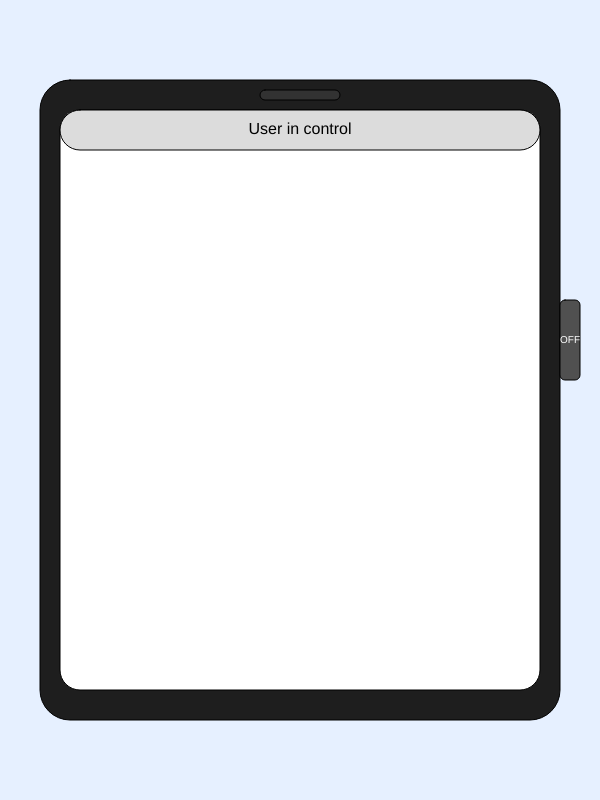
Frame 1 (no input)
Frame 60 (no input): identical to frame 1, image omitted
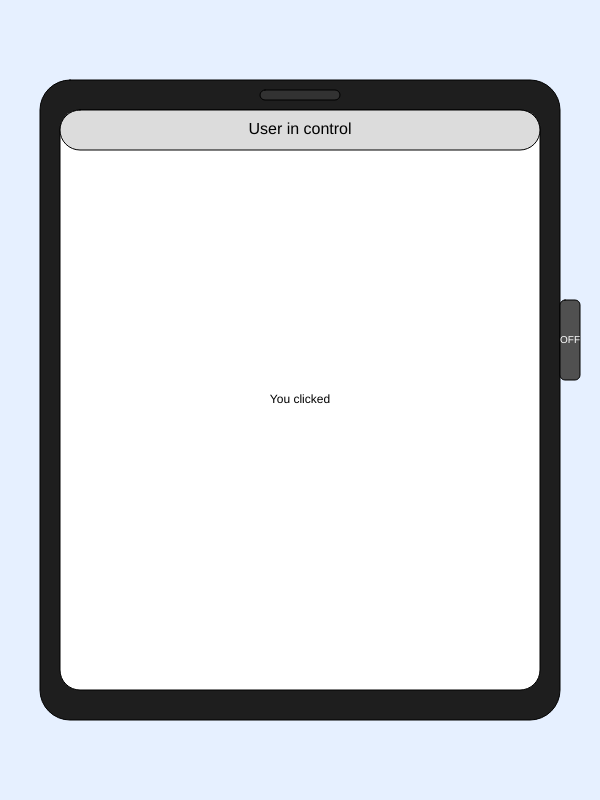
Frame 120 (the mouse pressed at the canvas centre since frame 60)

The p5.js sketch that drew these frames (run headless with seeded random() and noise() and a simulated clock; from frame 60 on, the mouse is pressed at the canvas centre):

// p5.js sketch
// ── sketch.js
let messages = [];
let finalLines = [
  "When did you drink water last time?",
  "When did you go outside last time?",
  "When did you hug someone last time?",
];
let clickCount = 0;
let offCount = 0;
let stage = 1;
let powerOff = false;

let btnX = 560;
let btnY = 300;
let btnW = 20;
let btnH = 80;
let lastX = 0;
let lastY = 0;
let visibleLines = 0;
let counter = 0;
let autoCounter = 0;
let suggestedCounter = 0;

function setup() {
  createCanvas(600, 800);
  lastX = mouseX;
  lastY = mouseY;
}

function draw() {
  if (powerOff) {
    if (offCount === 1) {
      drawGradientBackground();

      fill(255);
      textAlign(CENTER, CENTER);
      textSize(32);
      text("Take a break", width / 2, height / 2);
      return;
    }

    if (offCount === 2) {
      drawGradientBackground();

      fill(255);
      textAlign(CENTER, CENTER);
      textSize(26);
      text("The world is bigger than this screen", width / 2, height / 2 - 20);

      textSize(18);
      text("Go outside. Look up. Breathe.", width / 2, height / 2 + 30);
      return;
    }
    if (offCount >= 3) {
      for (let y = 0; y < height; y++) {
        let c = map(y, 0, height, 100, 255);
        stroke(c, 200, 255);
        line(0, y, width, y);
      }

      noStroke();
      fill(255);
      textAlign(CENTER, CENTER);
      textSize(28);
      text("There's more beyond the screen", width / 2, height / 2);

      return;
    }
  }
  if (powerOff) {
    background(0);

    fill(150);
    textAlign(CENTER, CENTER);
    textSize(16);
    text("Still there?", width / 2, height / 2);
  } else {
    stage = 1;
    if (clickCount > 10) stage = 2;
    if (clickCount > 16) stage = 3;
    if (clickCount > 21) stage = 4;

    if (stage !== 4) {
      visibleLines = 0;
    }
    if (stage === 4) {
      background(0);

      for (let i = 0; i < 150; i++) {
        fill(random(255));
        rect(random(width), random(height), 5, 5);
      }
      fill(255);
      textAlign(CENTER, CENTER);

      textSize(30);
      text("System Taking Over", width / 2, height / 2 - 80);

      textSize(14);

      counter++;

      if (counter > 60) {
        counter = 0;

        if (visibleLines < finalLines.length) {
          visibleLines++;
        }
      }

      for (let i = 0; i < visibleLines; i++) {
        text(finalLines[i], width / 2, height / 2 - 20 + i * 30);
      }
    } else {
      background(230, 240, 255);

      fill(255, 255, 255, 40);
      ellipse(width / 2, height / 2, 400);

      drawInterface();
      drawButton();
      if (stage >= 2) {
        suggestedCounter++;

        if (suggestedCounter > 100) {
          addMessage(random(70, 530), random(130, 670), "Suggested");
          suggestedCounter = 0;
        }
      }

      if (stage === 3) {
        autoCounter++;

        if (autoCounter > 30) {
          addMessage(random(70, 530), random(130, 670), "Auto message");
          autoCounter = 0;
        }
      }

      displayMessages();

      if (stage >= 2) {
        fill(255, 0, 0, 20);
        rect(0, 0, width, height);
      }
    }
  }
}

function mousePressed() {
  if (overButton()) {
    powerOff = !powerOff;

    if (powerOff === true) {
      offCount++;
    }
  } else {
    if (powerOff === true) {
      let newMessages = [];

      let start = messages.length - 5;
      if (start < 0) start = 0;

      for (let i = start; i < messages.length; i++) {
        newMessages.push(messages[i]);
      }

      messages = newMessages;

      clickCount = 0;
      powerOff = false;

      lastX = mouseX;
      lastY = mouseY;

      return;
    }

    powerOff = false;

    clickCount++;

    if (stage === 1) {
      addMessage(mouseX, mouseY, "You clicked");
    } else if (stage === 2) {
      addMessage(mouseX, mouseY, randomText());
      addMessage(random(70, 530), random(130, 670), "More");
    } else {
      for (let i = 0; i < 3; i++) {
        addMessage(random(70, 530), random(130, 670), "Stop");
      }
      clickCount++;
    }
  }
}

function mouseWheel() {
  if (!powerOff) {
    addMessage(random(70, 530), random(130, 670), "Keep scrolling");
  }
}

function mouseMoved() {
  let d = dist(mouseX, mouseY, lastX, lastY);

  if (powerOff) return;

  if (stage < 2) return;

  if (d <= 50) return;

  addMessage(mouseX, mouseY, "We see you");

  lastX = mouseX;
  lastY = mouseY;
}
function overButton() {
  if (mouseX > btnX) {
    if (mouseX < btnX + btnW) {
      if (mouseY > btnY) {
        if (mouseY < btnY + btnH) {
          return true;
        }
      }
    }
  }
  return false;
}

function drawInterface() {
  fill(30);
  rect(40, 80, 520, 640, 30);

  fill(255);
  rect(60, 110, 480, 580, 20);

  fill(220);
  rect(60, 110, 480, 40, 20);

  fill(50);
  rect(width / 2 - 40, 90, 80, 10, 5);

  textAlign(CENTER, CENTER);
  if (stage === 1) {
    fill(0);
    textSize(16);
    text("User in control", width / 2, 130);
  }

  if (stage === 2) {
    fill(200, 0, 0);
    textSize(20);
    text("System responding...", width / 2, 130);
  }

  if (stage === 3) {
    fill(255, 0, 0);
    textSize(26);
    text("System interfering...", width / 2, 130);
  }
}

function drawButton() {
  fill(80);
  rect(btnX, btnY, btnW, btnH, 5);

  fill(255);
  textSize(10);
  textAlign(CENTER, CENTER);
  text("OFF", btnX + btnW / 2, btnY + btnH / 2);
}

function addMessage(x, y, txt) {
  let s = 12;
  let c = color(0);

  if (stage >= 2) {
    s = random(14, 22);
    c = color(0);
  }

  if (txt === "We see you") {
    s = random(28, 50);
    c = color(random(255), 0, 0);
  }

  if (stage === 3) {
    s = random(18, 35);
    c = color(random(255), random(100), random(100));
  }

  let screenX = constrain(x, 70, 530);
  let screenY = constrain(y, 130, 670);

  messages.push({
    x: screenX,
    y: screenY,
    text: txt,
    size: s,
    col: c,
  });
}

function displayMessages() {
  for (let m of messages) {
    fill(m.col);
    textSize(m.size);
    text(m.text, m.x, m.y);
  }
}

function randomText() {
  let t = ["Recommended", "New", "Trending", "Stay", "Watch"];
  return random(t);
}
function drawGradientBackground() {
  for (let y = 0; y < height; y++) {
    let r = map(y, 0, height, random(100, 200), random(200, 255));
    let g = map(y, 0, height, random(100, 200), random(200, 255));
    let b = map(y, 0, height, random(150, 255), random(200, 255));
    stroke(r, g, b);
    line(0, y, width, y);
  }
  noStroke();
}

// ── style.css
body {
    background-color: white;
    color: DimGray;
    font-family: 'Courier New', Courier, monospace;
    font-size: 1em;
    line-height: 1.5em;
}

/* title */
#title-wrapper {
    text-align: center;
}

.headline {
    font-size: 3em;
    font-family: Georgia, 'Times New Roman', Times, serif;
    font-weight: 600;
    margin-top: 80px;
    margin-bottom: 60px;
}

/* main content */
#main-wrapper {
    width: 800px;
    position: relative;
    margin: auto;
}

.black {
    color: black;
}

.red {
    color: DeepPink;
}

.green {
    color: LightSeaGreen;
}

.yellow {
    color: GoldenRod;
}

.two-columns {
    display: flex;
}

.left {
    width: 50%;
    padding: 0px 10px 0px 0px;
}

.right {
    width: 50%;
    padding: 0px 0px 0px 10px;
}

#footer {
    text-align: center;
    font-size: 0.7em;
    margin-top: 60px;
    padding-bottom: 30px;
}

/* home button */
#home a {
    position: fixed;
    right: 15px;
    top: 15px;
    padding: 5px 10px;
    color: dimgrey;
    border: solid grey 0.5px;
    font-size: 0.6em;
    text-decoration: none;
}

#home a:hover {
    background-color: black;
    color: white;
    font-weight: bold;
}

/* p5.js sketch */
canvas {
    display: block;
}

#p5-canvas-container {
    margin: auto;
    width: 800px;
}
